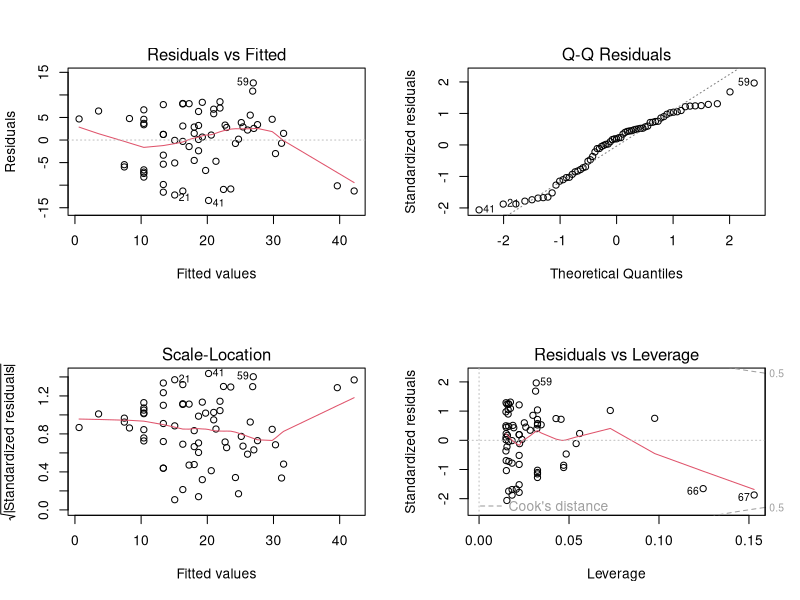
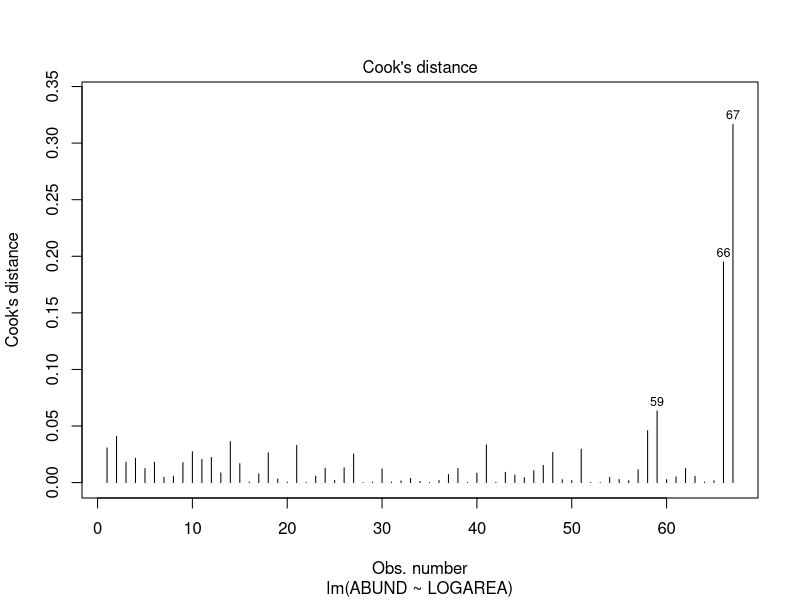
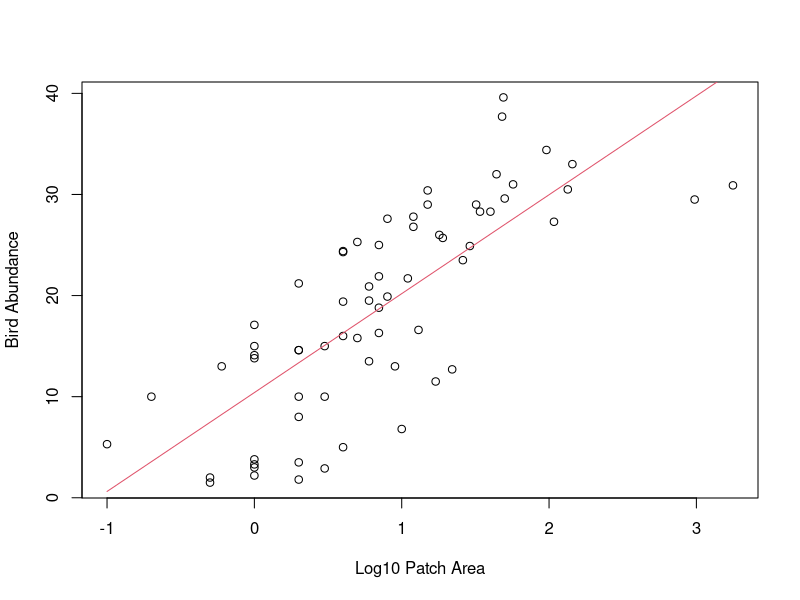
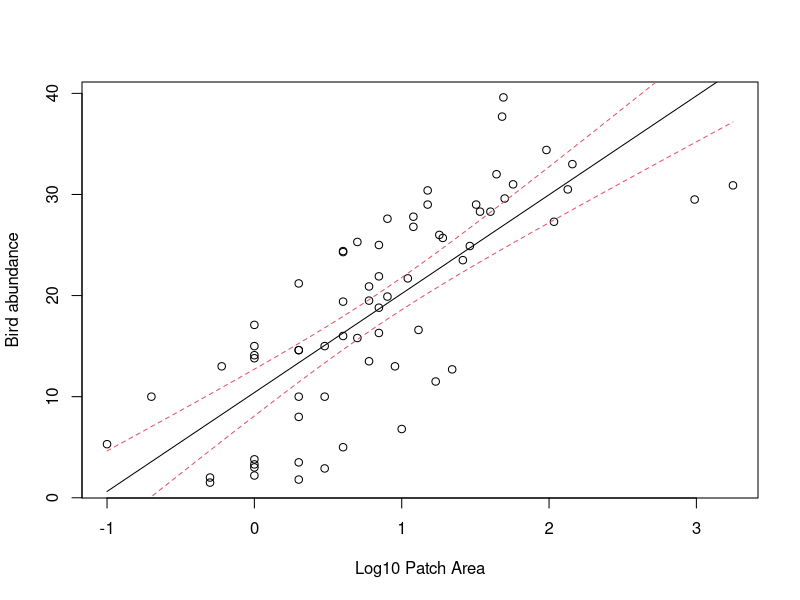
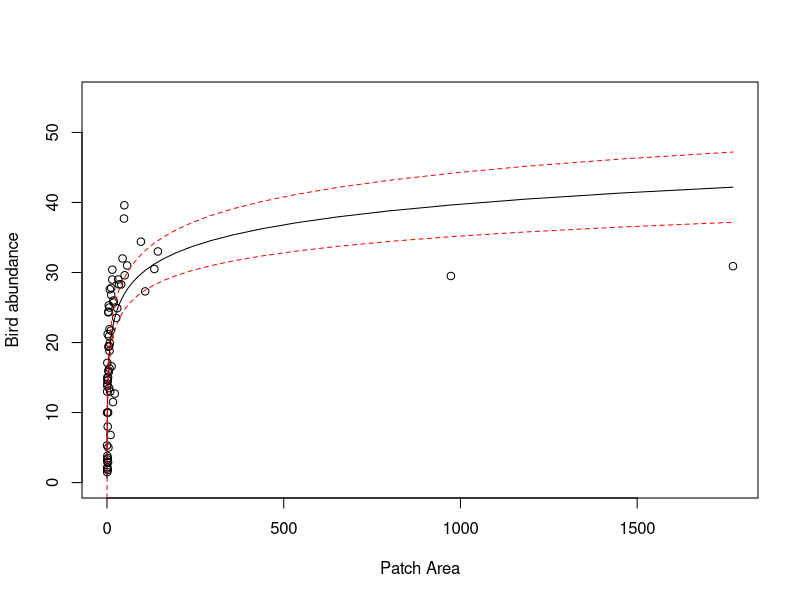

Source code (R) for these figures, in order:
## ----Q2, eval=TRUE, echo=TRUE, collapse=TRUE---------------------------------------------------------------------
loyn <- read.table("./data/loyn.txt", header = TRUE)
str(loyn)

# 56 observations and 8 variables (from str())


## ----Q3, eval=TRUE, echo=TRUE, collapse=TRUE---------------------------------------------------------------------
# let's first log10 transform the AREA variable due to the couple 
# of unusually large forest area values (check you data exploration)
# to remind yourself

loyn$LOGAREA <- log10(loyn$AREA)

# now fit the linear model

loyn.lm <- lm(ABUND ~ LOGAREA, data = loyn)


## ----Q4, eval=TRUE, echo=TRUE, collapse=TRUE---------------------------------------------------------------------
# ANOVA table
anova(loyn.lm)

# The null hypothesis is that the slope of the relationship
# between LOGAREA and ABUND = 0
# i.e. there is no relationship

# The p value is very small (7.178e-11) therefore we 
# reject this null hypothesis (i.e. the slope is different
# from 0)


## ----Q5, eval=TRUE, echo=TRUE, collapse=TRUE---------------------------------------------------------------------
summary(loyn.lm)

# the estimate of the intercept = 10.4
# the estimate of the slope = 9.78

# word equation
# ABUND = 10.40 + 9.78 * LOGAREA


## ----Q6, eval=TRUE, echo=TRUE, collapse=TRUE---------------------------------------------------------------------

# the null hypothesis for the intercept is that the intercept = 0
# the p value is very small (certainly less than the (not so magic) 0.05)
# therefore we reject this null hypothesis and conclude that the intercept
# is different from zero.

# the null hypothesis for the slope is that the slope = 0
# the p value is very small (7.18e-11)
# therefore we reject this null hypothesis and conclude that the slope
# is different from zero (i.e. there is a significant relationship between
# LOGAREA and ABUND).


## ----Q7, eval=TRUE, echo=TRUE, collapse=TRUE---------------------------------------------------------------------
summary(loyn.lm)

# The multiple R-squared value is 0.548 and therefore 54.8% of
# the variation in ABUND is explained by LOGAREA


## ----Q8, eval=TRUE, echo=TRUE, collapse=TRUE---------------------------------------------------------------------
# first split the plotting device into 2 rows and 2 columns
par(mfrow = c(2,2))

# now create the residuals plots
plot(loyn.lm)

# The normal Q-Q plot is used to assess normality of the residuals (top right).
# If perfectly normal then all residuals would lie exactly on the 1:1 line.
# In reality this is never going to happen so we are looking for obvious large 
# departures. In this plot they don't look too bad, although the lower quantiles
# do seem to deviate. All in all I would be cautiously optimistic.

# To check homogeneity of variance assumption we look at both the Residuals vs Fitted (top left)
# and the Scale-Location plots (bottom left). 
# There doesn't appear to be any obvious patterns of the residuals in these plots, 
# although you can see the two residuals associated with the two large forest patch areas 
# are below the zero line (negative residuals) on the right hand side of these plots
# despite the log transformation. Perhaps something to bear in mind as we progress. 
# But in short, the homogeneity of variance assumption looks ok.

# From the Residuals vs Leverage plot (bottom right) you can see that there are no residuals 
# with a Cooks distance greater than 1. In fact they are all well below 0.5. If you want to 
# produce a plot of just Cooks distance (perhaps this is clearer)
par(mfrow = c(1,1))
plot(loyn.lm, which = 4)

# Going back to the Residuals vs Leverage plot (bottom right) you can see 
# three residuals that re somewhat unusual in terms of their leverage as 
# they stick out a bit to the right compared to the rest of the residuals. 
# Two of these residuals are our two large forest patch AREAs again. However,
# leverage still seems to be on the low side, so at least on the scale of the
# log transformation things look ok.


## ----Q9, eval=TRUE, echo=TRUE, collapse=TRUE---------------------------------------------------------------------
# to predict bird abundance if AREA == 100

# if you log base 10 transformed the AREA variable
10.4 + (9.78 * log10(100))

# if you used the natural log (i.e. log()) then you would use log()
# not log10()


## ----Q10, eval=TRUE, echo=TRUE, collapse=TRUE--------------------------------------------------------------------
# need to create a dataframe object with a column of LOGAREA values to predict from.
# note you need to call the column the same as used in the model
my.data <- data.frame(LOGAREA = seq(from = min(loyn$LOGAREA),
                                  to = max(loyn$LOGAREA),
                                  length = 50))

# use predict function to calculate predicted values of abundance based on the 
# new LOGAREA values in the data frame my.data (use the newdata argument)
pred.vals <- predict(loyn.lm, newdata = my.data)


## ----Q11, eval=TRUE, echo=TRUE, collapse=TRUE--------------------------------------------------------------------
# plot the lines on the plot. The x values are the new LOGAREA values from the my.data
# dataframe, the predicted values are from pred.vals 
plot(loyn$LOGAREA, loyn$ABUND, xlab = "Log10 Patch Area", ylab = "Bird Abundance")

lines(my.data$LOGAREA, pred.vals, lty = 1,col = 2)


## ----Q12, eval=TRUE, echo=TRUE, collapse=TRUE--------------------------------------------------------------------
pred.vals.se <- predict(loyn.lm, newdata = my.data, se.fit = TRUE) # note the use of the se.fit argument

# check out the structure of pred.vals.se
# you can see we now have 4 vectors in this object
# $fit = fitted values
# $se.fit = standard error of fitted values
# $df = degrees of freedom
# $residual.scale = residual standard error

# so we will need to access our fitted values and standard errors using 
# pred.val.se$fit and pred.vals.se$se.fit respectively
str(pred.vals.se)

# now create the plot
plot(x = loyn$LOGAREA, y = loyn$ABUND,
     xlab = "Log10 Patch Area",
     ylab = "Bird abundance")

# add the fitted values as before but now we need to use 
# pred.vals.se$fit
lines(my.data$LOGAREA, pred.vals.se$fit, lty = 1,col = 1)

# add the upper 95% confidence interval
lines(my.data$LOGAREA, pred.vals.se$fit + (1.96 * pred.vals.se$se.fit), lty = 2, col = 2)

# add the lower 95% confidence interval
lines(my.data$LOGAREA, pred.vals.se$fit - (1.96 * pred.vals.se$se.fit), lty = 2, col = 2)


## ----Q13, eval=TRUE, echo=TRUE, collapse=TRUE--------------------------------------------------------------------
# back transformed LOGAREA and 95% confidence intervals

# re-plot but this time use the original untransformed AREA variable
plot(x = loyn$AREA, y = loyn$ABUND, ylim = c(0,55),
     xlab = "Patch Area",
     ylab = "Bird abundance")

# now add the fitted lines and upper and lower 95% confidence intervals
# remember we only log10 transformed the LOGAREA variable so this is the only
# variable that we need to back-transform

lines(10^(my.data$LOGAREA), pred.vals.se$fit, lty = 1,col = 1)
lines(10^(my.data$LOGAREA), pred.vals.se$fit + (1.96 * pred.vals.se$se.fit), lty = 2, col = "red")
lines(10^(my.data$LOGAREA), pred.vals.se$fit - (1.96 * pred.vals.se$se.fit), lty = 2, col = "red")

# the model doesn't look too great now! Technically, if we transform variables in our model
# then we should only really interpret the model on the scale of the transformation.

# If we interpret on the back transformed scale, you can see the model doesn't really fit the 
# data very well, especially for the two large forest patch AREAs and also those patches with
# high bird abundance.

